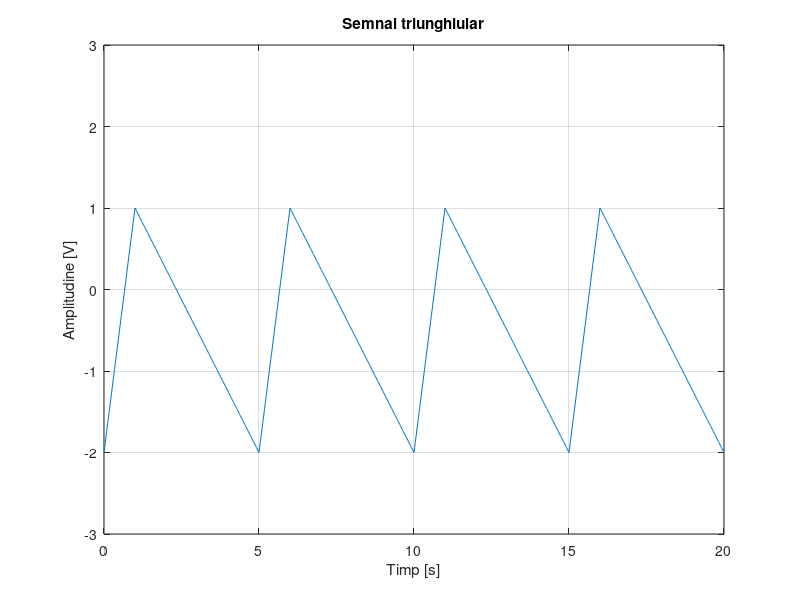

The MATLAB script that drew this image:
f=0.2                    %acelas lucru pentru rezolutie 0.2
t=0:0.02:20;
A=1.5;
y=A*sawtooth(2*pi*0.2*t,0.2)
plot(t,y-0.5), grid;
axis([0,20,-3,3])
title('Semnal triunghiular')
xlabel('Timp [s]')
ylabel('Amplitudine [V]')